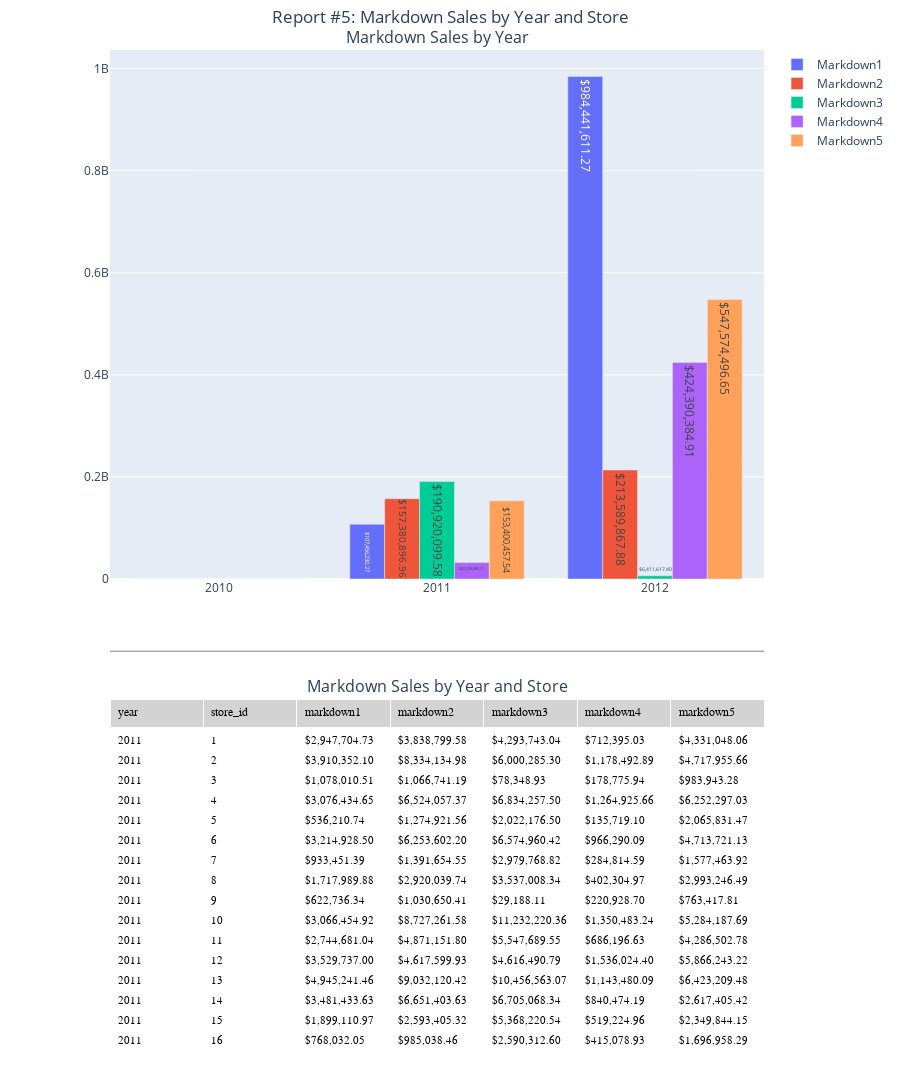

This figure's notebook cell:
### Code cell
# Let's combine the graph and the summary table into single dashboard-type of presentation
# Given the width of the summary table, let's stack the renderings for clarity in viewing.

# First, let's layout the overall container for the charts
fig = make_subplots(
    rows=2,
    cols=1,
    specs=[
        [{'type': 'xy'}],    # row 1: bar chart
        [{'type': 'domain'}] # row 2: table
    ],
    shared_xaxes=False,
    vertical_spacing=0.12,  # The space between the rows
    row_heights=[0.6, 0.4],
    subplot_titles=("Markdown Sales by Year", "Markdown Sales by Year and Store")
)

# Next, let's add the grouped bar chart to the first cell in column 1
for col in ['markdown1','markdown2','markdown3','markdown4','markdown5']:
    fig.add_trace(
        go.Bar(
            x=years,
            y=df[col],
            name=col.capitalize(),  # Show as "Markdown1", etc
            text=[f"${val:,.2f}" for val in df[col]],
            hovertemplate='%{text}<extra></extra>'
        ),
        row=1,
        col=1
    )


# Now add the summary table to layout column 2.  Be sure to use the 
# unformatted summary data in df_summary.

# Create the table trace first
table_trace = go.Table(
        header=dict(
            values=header_values,  # From previous cell
            fill_color='lightgrey',
            align='left',
            font=dict(size=12, color='black', family='Helvetica')
        ),
        cells=dict(
            values=cell_values,
            fill_color='white',
            align='left',
            font=dict(size=11, color='black', family='Helvetica')
        )
    )



fig.add_trace(table_trace, row=2, col=1)

# Update layout
fig.update_layout(
    title=dict(
        text="Report #5: Markdown Sales by Year and Store",
        y=0.99,
        x=0.5,  # Center
        xanchor='center',
        yanchor='top'
    ),
    margin=dict(
        l=110, 
        r=40, 
        t=50, 
        b=40
    ),  # reduce the left/right margin a bit to help with horizontal scrolling
    height=1200,
    showlegend=True
)

fig.add_shape(
    type="line",
    x0=0, x1=1,
    y0=0.40, y1=0.40,
    xref="paper", yref="paper",
    line=dict(color="grey", width=1),
    layer="below"
)


fig.show()

### Figure 1 — Plotly figure (JSON) as saved in the notebook; plotly's stock layout.template omitted (floating-point values rounded to 4 significant figures; data arrays with more than 128 entries replaced by an {"elided": "..."} marker saying what was removed)
{"data": [{"hovertemplate": "%{text}<extra></extra>", "name": "Markdown1", "text": ["$0.00", "$107,456,230.27", "$984,441,611.27"], "type": "bar", "x": ["2010", "2011", "2012"], "xaxis": "x", "y": [0.0, 107500000.0, 984400000.0], "yaxis": "y"}, {"hovertemplate": "%{text}<extra></extra>", "name": "Markdown2", "text": ["$0.00", "$157,380,896.96", "$213,589,867.88"], "type": "bar", "x": ["2010", "2011", "2012"], "xaxis": "x", "y": [0.0, 157400000.0, 213600000.0], "yaxis": "y"}, {"hovertemplate": "%{text}<extra></extra>", "name": "Markdown3", "text": ["$0.00", "$190,920,099.58", "$6,411,617.40"], "type": "bar", "x": ["2010", "2011", "2012"], "xaxis": "x", "y": [0.0, 190900000.0, 6412000.0], "yaxis": "y"}, {"hovertemplate": "%{text}<extra></extra>", "name": "Markdown4", "text": ["$0.00", "$32,225,685.11", "$424,390,384.91"], "type": "bar", "x": ["2010", "2011", "2012"], "xaxis": "x", "y": [0.0, 32230000.0, 424400000.0], "yaxis": "y"}, {"hovertemplate": "%{text}<extra></extra>", "name": "Markdown5", "text": ["$0.00", "$153,400,457.54", "$547,574,496.65"], "type": "bar", "x": ["2010", "2011", "2012"], "xaxis": "x", "y": [0.0, 153400000.0, 547600000.0], "yaxis": "y"}, {"cells": {"align": "left", "fill": {"color": "white"}, "font": {"color": "black", "family": "Helvetica", "size": 11}, "values": {"elided": "7x86 str values"}}, "domain": {"x": [0, 1], "y": [0, 0.352]}, "header": {"align": "left", "fill": {"color": "lightgrey"}, "font": {"color": "black", "family": "Helvetica", "size": 12}, "values": ["year", "store_id", "markdown1", "markdown2", "markdown3", "markdown4", "markdown5"]}, "type": "table"}], "layout": {"annotations": [{"font": {"size": 16}, "showarrow": false, "text": "Markdown Sales by Year", "x": 0.5, "xanchor": "center", "xref": "paper", "y": 1, "yanchor": "bottom", "yref": "paper"}, {"font": {"size": 16}, "showarrow": false, "text": "Markdown Sales by Year and Store", "x": 0.5, "xanchor": "center", "xref": "paper", "y": 0.352, "yanchor": "bottom", "yref": "paper"}], "height": 1200, "margin": {"b": 40, "l": 110, "r": 40, "t": 50}, "shapes": [{"layer": "below", "line": {"color": "grey", "width": 1}, "type": "line", "x0": 0, "x1": 1, "xref": "paper", "y0": 0.4, "y1": 0.4, "yref": "paper"}], "showlegend": true, "title": {"text": "Report #5: Markdown Sales by Year and Store", "x": 0.5, "xanchor": "center", "y": 0.99, "yanchor": "top"}, "xaxis": {"anchor": "y", "domain": [0, 1]}, "yaxis": {"anchor": "x", "domain": [0.472, 1]}}}
